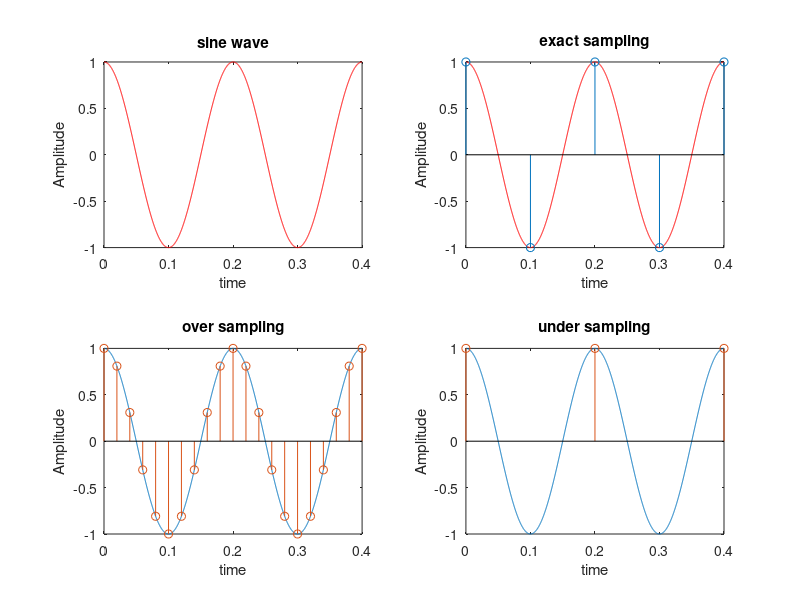

Write the MATLAB code that produced this figure.
clc
clear all

%sine signal
A=1;
F=5;                 %signal freq.
T=1/F;
t=(0:0.001/F:T*2);
xt=A*cos(2*pi*F*t);
subplot(221);
plot(t,xt,'r');
xlabel('time');
ylabel('Amplitude');
title('sine wave');

%exact sampling
Fs=2*F;               %sampling freq.(Fs=2W)
n=(0:1/Fs:T*2);
xn=A*cos(2*pi*F*n);
subplot(222);
plot(t,xt,'r');
hold all
stem(n,xn);
xlabel('time');
ylabel('Amplitude');
title('exact sampling');

%over sampling
Fo=50;               %sampling freq.(Fs>2W)
n=(0:1/Fo:T*2);
xn=A*cos(2*pi*F*n);
subplot(223);
plot(t,xt);
hold all
stem(n,xn);
xlabel('time');
ylabel('Amplitude');
title('over sampling');

%under sampling
Fu=5;                 %sampling freq.(Fs<2W)
n=(0:1/Fu:T*2);
xn=A*cos(2*pi*F*n);
subplot(224);
plot(t,xt);
hold all
stem(n,xn);
xlabel('time');
ylabel('Amplitude');
title('under sampling');